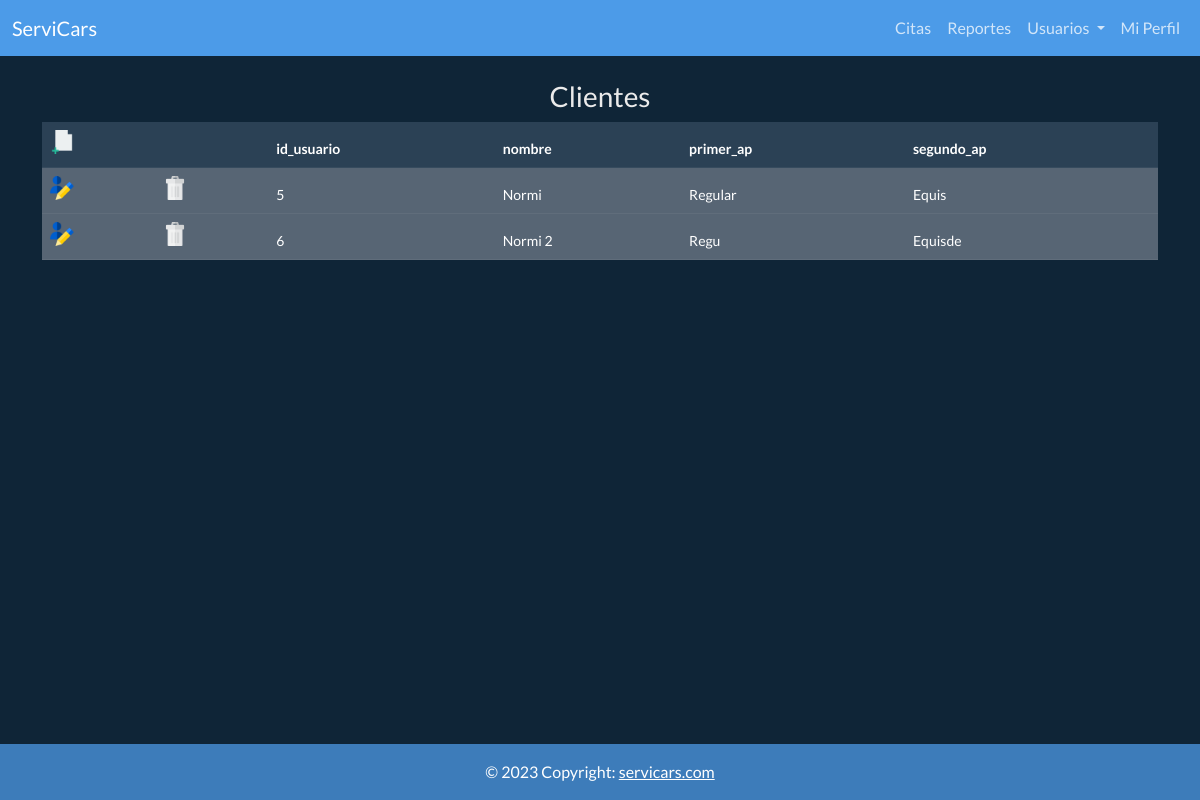
The app's page /admin/usuarios.php, older data.
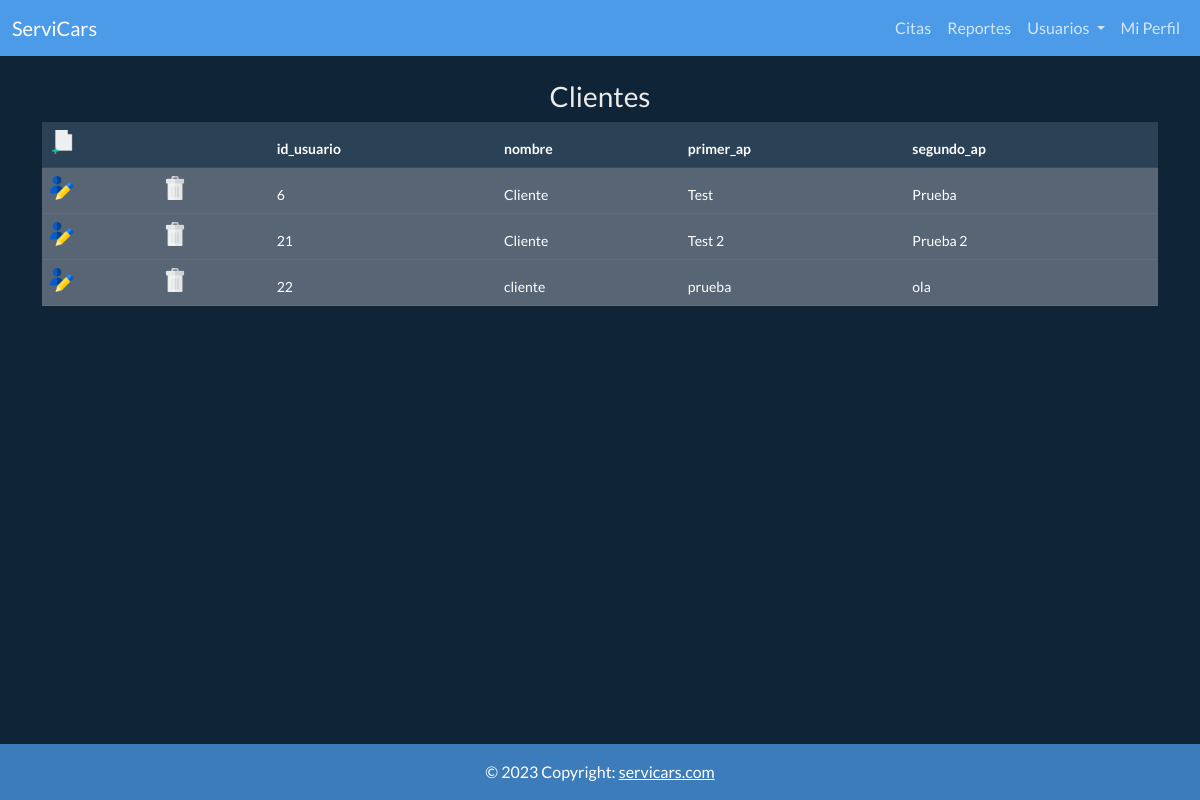
The same page, newer data.
### tables this page shows
CREATE TABLE `usuario_cat` (
  `id_usuario` int(11) NOT NULL,
  `nombre` varchar(200) NOT NULL,
  `primer_ap` varchar(200) NOT NULL,
  `segundo_ap` varchar(200) NOT NULL,
  `correo` varchar(200) NOT NULL,
  `contrasena` varchar(200) NOT NULL,
  `rol_fk` int(11) NOT NULL DEFAULT 1,
  `herramienta_fk` int(11) DEFAULT NULL
);

### class/classBD.php (called while the page is built, shortened)
<?php
class datosBase
{
    var $conexion;
    var $bloqueRegistros;
    function conecta()
    {
        $this->conexion = mysqli_connect("localhost", "root", "", "serviciomecanico");
    }
    function consulta($p_sql)
    {
        $this->bloqueRegistros = mysqli_query($this->conexion, $p_sql);
        if (strpos(strtoupper($p_sql), "INSERT") !== false);
        else
        if (strpos(strtoupper($p_sql), "SELECT") !== false) {
            $this->numeRegistros = mysqli_num_rows($this->bloqueRegistros);
            $this->numeColumnas = mysqli_num_fields($this->bloqueRegistros);
        }
    }
    function getRecord()
    {
        return mysqli_fetch_array($this->bloqueRegistros);
    }
}

### class/classUsuarios.php (the view, shortened to what this page needs)
<?php
include "classBD.php";
class Usuarios extends datosBase
{
    function lista()
    {
        $this->consulta("SELECT id_usuario, nombre, primer_ap, segundo_ap FROM usuario_cat WHERE rol_fk =1");
        $html = '<table class="table table-hover table-striped table-secondary">';
        $html .= '<thead><tr class="table-dark">
                            <td colspan="2">
                                <form method="post" action="usuarios.php">
                                <input type="image" src ="../img/edit.webp" width="24px" />
                                <input type="hidden" name="accion" value="formNew"/>
                                </form>
                            </td>';
        for ($col = 0; $col < $this->numeColumnas; $col++) {
            $html .= '<th>' . $this->nombColumnas[$col]->name . '</th>';
        }
        $html .= '</tr>';
        for ($ren = 0; $ren < $this->numeRegistros; $ren++) {
            $html .= '<tr>';
            $datos = $this->getRecord();
            $html .= '<td>
                        <form method="post" action="../admin/usuarios.php">
                        <input type="image" src="../img/user.webp" width="24px" />
                        <input type="hidden" name="id" value=' . $datos[0] . ' />
                        <input type="hidden" name="accion" value="formEdit"/>
                        </form>
                    </td>
                    <td>
                        <form method="post" action="../admin/usuarios.php" onsubmit="return confirm(\'Estas seguro?\')">
                        <input type="image" src="../img/garbage.webp" width="24px"
                        />
                        <input type="hidden" name="id" value=' . $datos[0] . '  />
                        <input type="hidden" name="accion" value="borrar"/>
                        </form>
                    </td>';
            for ($col = 0; $col < $this->numeColumnas; $col++) {
                $html .= '<td>' . $datos[$col] . '</td>';
            }
            $html .= '</tr>';
        }
        $html .= '</table>';
        return $html;
    }
}

Row changes from the older to the newer data that the page shows:
removed usuario_cat: id_usuario "5", nombre "Normi", primer_ap "Regular", segundo_ap "Equis"
added usuario_cat: id_usuario "21", nombre "Cliente", primer_ap "Test 2", segundo_ap "Prueba 2"
added usuario_cat: id_usuario "22", nombre "cliente", primer_ap "prueba", segundo_ap "ola"
Text that changed along with them:
new list line: "Cliente"
new list line: "Test"
new list line: "Prueba"
list line gone: "Normi 2"
list line gone: "Regu"
list line gone: "Equisde"
